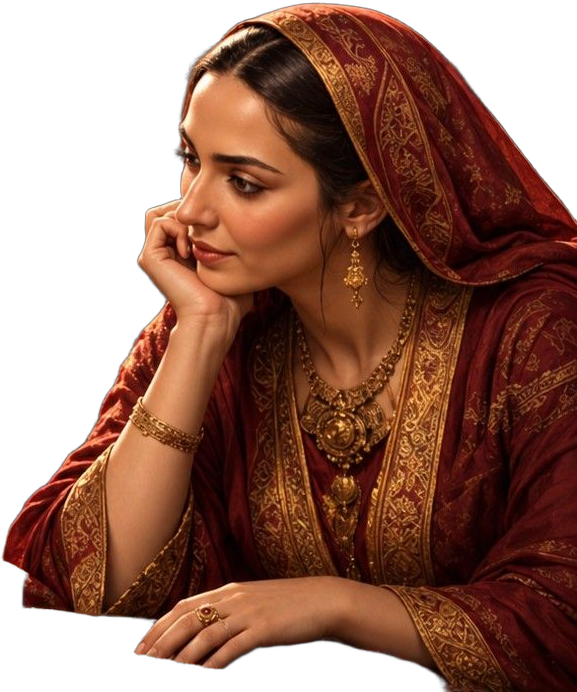
#> input picture art-src/samira-stall.png, 577 x 692 px, given in place of hero-base-wardrobe.png, which was not available
$ python cuffs.py ../art-src/samira-stall.png
#> lines starting #> are read from the running program, lines starting #| are printed output that depends on the picture; after the words box and inside, x2 and y2 are one past the last pixel; in counts of white or black regions, pixels touching at a corner belong together; pictures that were not available may be replaced by others from this repository, and a replacement may not be noted
#!/usr/bin/env python3
"""Put his arm inside the sleeve: shade each cuff opening and carry the forearm up into it.

  python3 tools/cuffs.py <piece id> ...      (reads and writes public/art/hero/wardrobe/<id>.png)

Sleeves come from the image generator as empty tubes: the inside of the cuff is painted pale and
his forearm, drawn underneath, seems to come out beside the sleeve instead of from inside it.
For each cuff (columns where the forearm continues below the sleeve), an oval opening is fitted
to the bottom of the sleeve and filled with his own forearm in shadow, feathered into the cloth.
Run it once per picture, after tools/refit.py (refit starts again from the untouched original).
"""
import sys
from pathlib import Path

import numpy as np
from PIL import Image
from scipy import ndimage

HERO = Path(__file__).resolve().parent.parent / 'public' / 'art' / 'hero'
base = np.array(Image.open(HERO / 'hero-base-wardrobe.png').convert('RGBA')).astype(np.float32)
B = base[..., 3] > 40
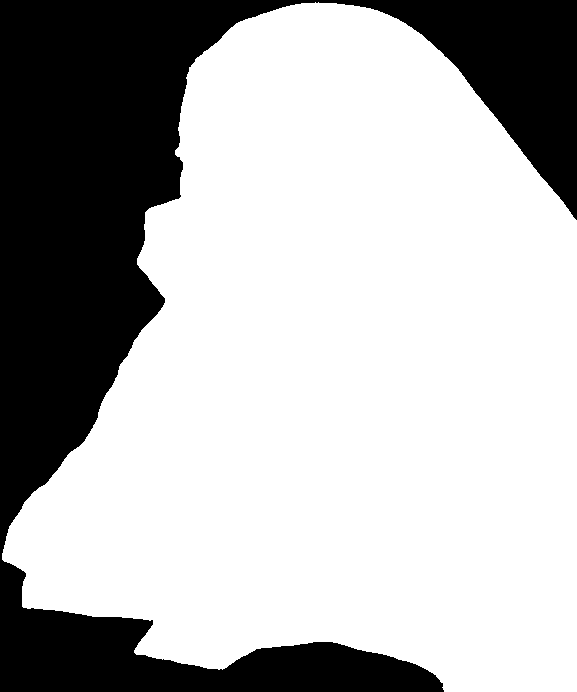
#> B: shape (692, 577) bool; 70.2% white; 1 black region, box (x1, y1, x2, y2) and area: (0, 0, 577, 692) 118957
# bare skin (his forearm), not the pale linen underclothes of the base body
SKIN = B & ((base[..., 0] - base[..., 2]) > 80) & (base[..., 0] < 200)
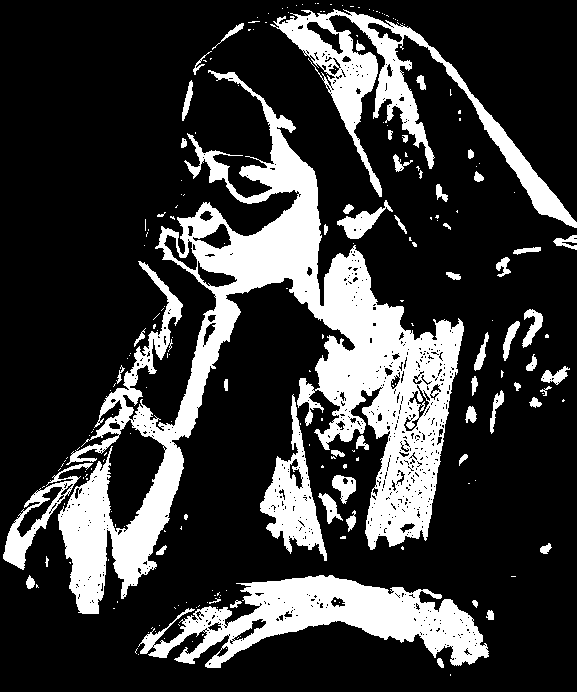
#> SKIN: shape (692, 577) bool; 22.6% white; 221 white regions (164 under 20 px), largest, box (x1, y1, x2, y2) and area: (58, 70, 464, 614) 52422, (138, 575, 489, 668) 14211, (270, 9, 577, 228) 11345
Hh, W = B.shape
#> Hh = 692; W = 577
CX = W // 2
#> CX = 288
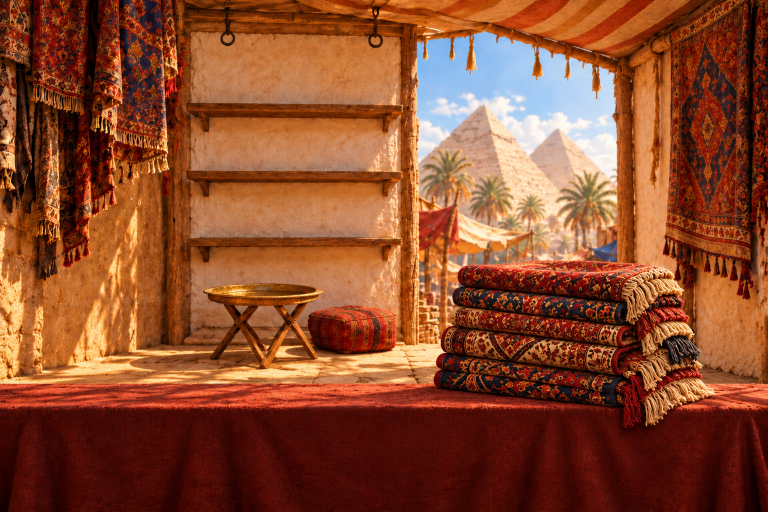
#> input picture art-src/stall-empty.png, 1536 x 1024 px, given in place of samira-stall.png.png, which was not available (shown at 1/2 size)


def cuffs(a):
    A = a[..., 3] > 40
#> A: shape (1024, 1536) bool; every value is 1
    found = []
    for side in (-1, 1):
        xs = range(0, CX - 110) if side < 0 else range(CX + 110, W)
        cols = []
        for x in xs:
            col = np.nonzero(A[450:1000, x])[0]
            if not len(col):
                continue
            bot = col.max() + 450
            if bot >= 990 or bot - (col.min() + 450) < 40:
                continue  # the robe's skirt, or a stray edge
            if SKIN[bot + 3: bot + 16, x].mean() > 0.85:
                cols.append((x, bot))
        if len(cols) < 12:
            continue
        # keep the widest run of neighbouring columns: that is the cuff over the forearm
        runs, cur = [], [cols[0]]
        for c in cols[1:]:
            if c[0] == cur[-1][0] + 1:
                cur.append(c)
            else:
                runs.append(cur); cur = [c]
        runs.append(cur)
        run = max(runs, key=len)
        # widen to the whole mouth of the sleeve: neighbouring columns whose sleeve ends near the same row
        med = int(np.median([b for _, b in run]))
        def bottom(x):
            col = np.nonzero(A[450:1000, x])[0]
            return col.max() + 450 if len(col) else None
        x0, x1 = run[0][0], run[-1][0]
        while x0 > 0 and (b := bottom(x0 - 1)) is not None and abs(b - med) < 18 and b < 990:
            x0 -= 1; run.insert(0, (x0, b))
        while x1 < W - 1 and (b := bottom(x1 + 1)) is not None and abs(b - med) < 18 and b < 990:
            x1 += 1; run.append((x1, b))
        found.append(run)
#> after the loop, found = []
#> `n = len(cuffs(a))`: n = 0
    return found


def fix(a):
    out = a.copy()
    yy, xx = np.mgrid[0:Hh, 0:W]
    for run in cuffs(a):
        x0, x1 = run[0][0], run[-1][0]
        bots = np.array([b for _, b in run], float)
        cx, rx = (x0 + x1) / 2, (x1 - x0) / 2 * 0.80
        ry = max(6.0, rx * 0.30)
        cy = np.median(bots) - ry - 7  # the back rim of the opening stays as painted
        d = ((xx - cx) / rx) ** 2 + ((yy - cy) / ry) ** 2
        m = np.clip((1 - d) / 0.35, 0, 1)  # feathered oval
        m = ndimage.gaussian_filter(m, 1.2)
        # inside: his forearm carried on up, in the shadow of the sleeve (darker deeper in)
        arm = base.copy()
        depth = np.clip((yy - (cy - ry)) / (2 * ry), 0, 1)
        shade = 0.28 + 0.34 * depth
        fill = np.where(B[..., None], arm[..., :3] * shade[..., None], np.array([40, 26, 16], float))
        # the back rim of the cuff below the oval: his arm comes out in front of it
        arm_cols = [x for x, b in run if SKIN[b + 3: b + 12, x].mean() > 0.8]
        if arm_cols:
            xl, xr = min(arm_cols) + 2, max(arm_cols) - 2
            rim = np.zeros_like(m)
            rim[int(cy): int(bots.max()) + 3, xl: xr + 1] = 1
            rim = ndimage.gaussian_filter(rim, 1.5)
            m = np.maximum(m, rim)
            below = np.clip((yy - cy) / max(1.0, bots.max() - cy), 0, 1)
            shade = np.where(yy > cy, 0.55 + 0.4 * below, shade)
            fill = np.where(B[..., None], arm[..., :3] * shade[..., None], np.array([40, 26, 16], float))
        k = m * (a[..., 3] / 255.0)
        out[..., :3] = out[..., :3] * (1 - k[..., None]) + fill * k[..., None]
#> this loop made 0 passes
    return out


def collar(a):
    """Fill the see-through gaps beside his neck with the back of the collar, in shadow."""
    out = a.copy()
    A = a[..., 3] > 40
    ys = np.nonzero(A.any(axis=1))[0]
#> ys = 1024 values from 0 to 1023
    if not len(ys):
        return out
    top = ys.min()
#> top = 0
    n = 0
    for y in range(max(0, top - 4), min(Hh, top + 80)):
        row_g, row_b = A[y], B[y]
        both = row_g | row_b
        xs = np.nonzero(both)[0]
        if not len(xs):
            continue
        for side in (-1, 1):
            # walk from the centre of the neck outwards: neck, then a gap, then cloth
            x = CX
            while 0 < x < W - 1 and row_b[x] and not row_g[x]:
                x += side
            start = x
            while 0 < x < W - 1 and not both[x] and abs(x - start) < 70:
                x += side
            if 0 < x < W - 1 and row_g[x] and x != start and abs(x - start) < 70:
                lo, hi = sorted((start, x))
                c = a[y, x + side * 3, :3] if 0 < x + side * 3 < W else a[y, x, :3]
                out[y, lo:hi + 1, :3] = c * 0.45
                out[y, lo:hi + 1, 3] = 255
                n += hi - lo + 1
#> after the loop, n = 0
    # soften the filled patch
    return out


if __name__ == '__main__':
    for pid in sys.argv[1:]:
        f = HERO / 'wardrobe' / f'{pid}.png'
        a = np.array(Image.open(f).convert('RGBA')).astype(np.float32)
        n = len(cuffs(a))
#> (the run stopped early here; a loop or call above may not have finished)
